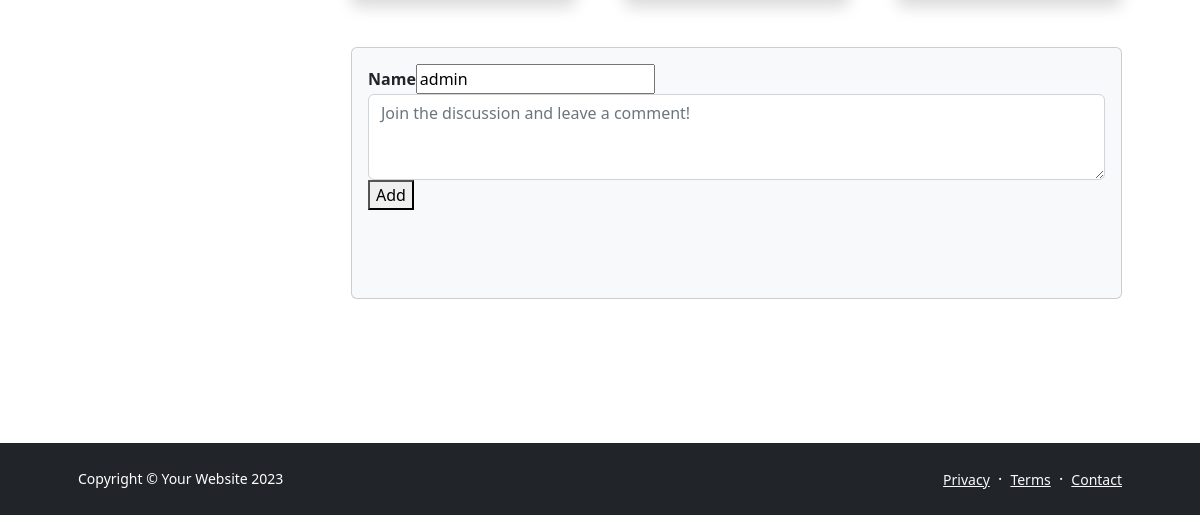
/blog-post.html (signed in, lower part), run on an earlier commit of the app's database.
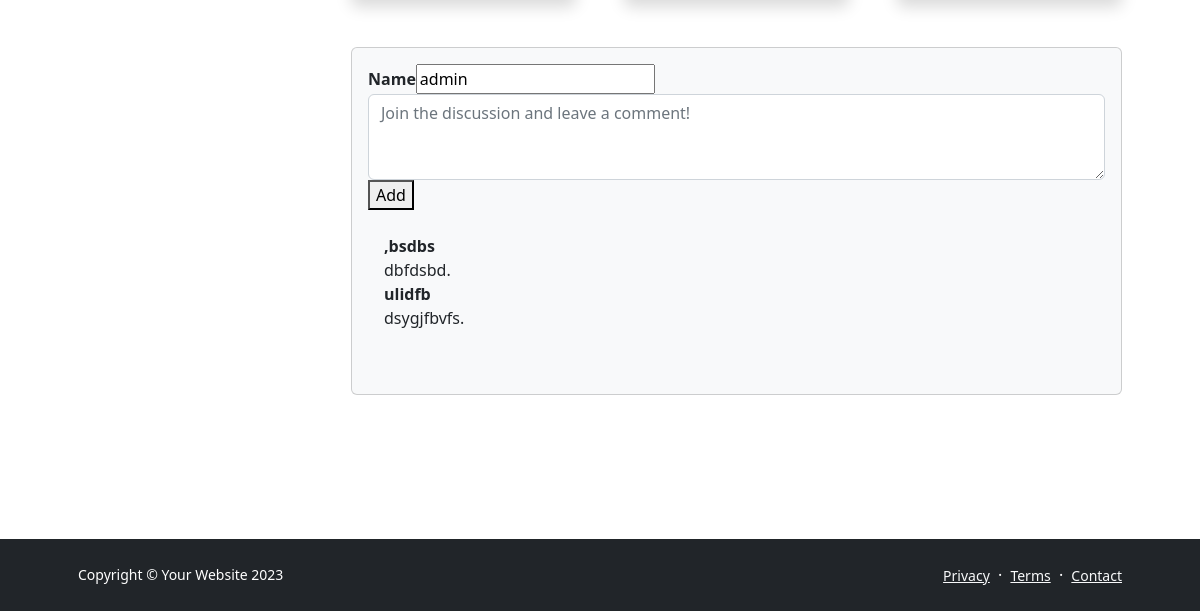
And on a later commit of the database.
### youngmen/models.py (models this page shows)
class Comments(models.Model):
    toname = models.CharField(max_length=500, blank=True)
    name = models.CharField(max_length=500)
    date = models.DateTimeField(auto_now=True)
    comment = models.TextField()
    data = models.CharField(max_length=100)
    post_id = models.IntegerField(null=True, blank=True)  # Make post_id optional

### youngmen/views.py (the view)
# urls.py: path('blog-post.html', blogp, name='blog-post'),
def blogp(response):
    if response.method == "POST":
        username = response.POST['username']
        email = response.POST['email']
        password = response.POST['password']
        num = response.POST['num']
        if User.objects.filter(username=username).exists():
            messages.add_message(response, messages.ERROR, "Username already exists.")
            return render(response, "blog-post.html")
        elif User.objects.filter(email=email).exists():
            messages.add_message(response, messages.ERROR, "Email has already been used")
            return render(response, "blog-post.html")
        else:
            messages.add_message(response, messages.INFO, "SIGNED UP DONE")
            user = User.objects.create_user(username=username, email=email, password=password)
            user.last_name = num
            user.save()
            auth.login(response, user)
            return redirect('blog-post.html')
    else:
        ud = []
        for gg in Udetails.objects.all():
            if gg.user == response.user.username:
                ud.append(gg)
        if Udetails.objects.filter(user=response.user.username):
            dd = True
        else:
            dd = False
        bb = []
        comment = []
        for xx in Comments.objects.all():
            if xx.data == 'bp' and xx.toname == response.user.username:
                comment.append(xx)
        comment.reverse()
        for dr in Post.objects.all():
            if dr.username == response.user.username:
                bb.append(dr)
        bb.reverse()
        return render(response, "blog-post.html", {"ud":ud, "dd":dd,'news':bb, 'com': comment})

### templates/blog-post.html (shortened to what this page needs)
<!DOCTYPE html>
<html lang="en">
    <head>
        <li"https://cdn.jsdelivr.net/npm/bootstrap-icons@1.5.0/font/bootstrap-icons.css" rel="stylesheet" />
        <link href="/static/css/styles.css" rel="stylesheet" />
    </head>
    <body class="d-flex flex-column">
        <main class="flex-shrink-0">
            <section class="py-5">
                {% if user.is_authenticated %}
                  {% for ud in ud %}
                <div class="container px-5 my-5">
                    <div class="row gx-5">
                        <div class="col-lg-3">
                        </div>
                        <div class="col-lg-9">
                            <article>
                                <section class="mb-5">
                                    <br>
                                    <section style="text-align: center;">
                                        <div class="row gx-5">
                                                {% endfor %}
                                        </div>
                                    </section>
                            <section>
                                <div class="card bg-light">
                                    <div class="card-body">
                                        <form class="mb-4" action="/form/bp" method="post">{% csrf_token %}
                                            {% if user.is_authenticated %}
                                                <b>Name</b><input type="text" name="name" readonly value="{{user.username}}">
                                                {% else %}
                                                <b>Name</b><input type="text" name="name">
                                                {% endif %}
                                            <textarea class="form-control" rows="3" placeholder="Join the discussion and leave a comment!" name="content"></textarea>
                                            <button type="submit">Add</button>
                                        </form>
                                        <div class="d-flex mb-4">
                                            <div class="ms-3">
                                                {% for xy in com %}
                                                <div class="fw-bold">{{xy.name}}</div>
                                                {{xy.comment}}.
                                                {% endfor %}
                                    </div>
                                </div>
                            </section>
                        </div>
                    </div>
                </div>
            </section>
        </main>
        {% endif %}
        <footer class="bg-dark py-4 mt-auto">
            <div class="container px-5">
                <div class="row align-items-center justify-content-between flex-column flex-sm-row">
                    <div class="col-auto"><div class="small m-0 text-white">Copyright &copy; Your Website 2023</div></div>
                    <div class="col-auto">
                        <a class="link-light small" href="/static/#!">Privacy</a>
                        <span class="text-white mx-1">&middot;</span>
                        <a class="link-light small" href="/static/#!">Terms</a>
                        <span class="text-white mx-1">&middot;</span>
                        <a class="link-light small" href="/static/#!">Contact</a>
                    </div>
                </div>
            </div>
        </footer>
    </body>
</html>

What changed in the data, as far as the page shows it:
added Comments: name ",bsdbs", comment "dbfdsbd"
added Comments: name "ulidfb", comment "dsygjfbvfs"
